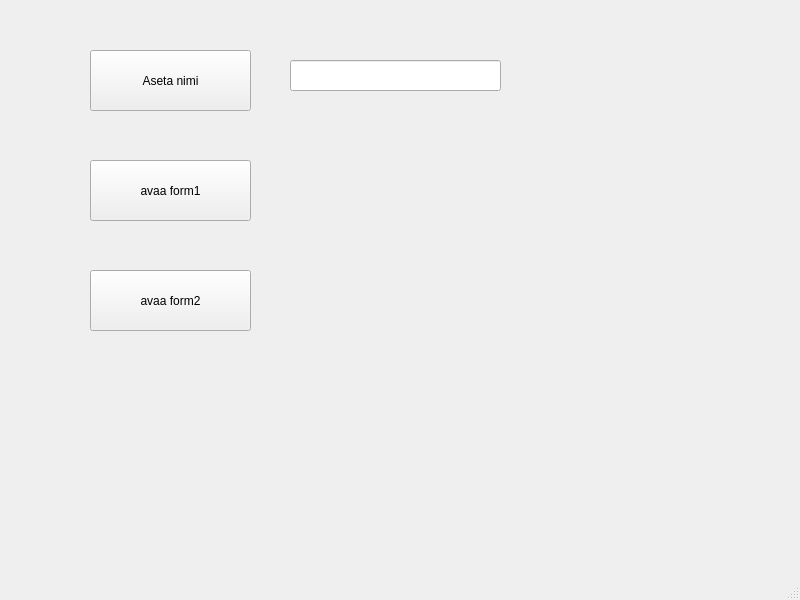
<?xml version="1.0" encoding="UTF-8"?>
<ui version="4.0">
 <class>MainWindow</class>
 <widget class="QMainWindow" name="MainWindow">
  <property name="geometry">
   <rect>
    <x>0</x>
    <y>0</y>
    <width>800</width>
    <height>600</height>
   </rect>
  </property>
  <property name="windowTitle">
   <string>MainWindow</string>
  </property>
  <widget class="QWidget" name="centralwidget">
   <widget class="QPushButton" name="btnOpenForm1">
    <property name="geometry">
     <rect>
      <x>90</x>
      <y>160</y>
      <width>161</width>
      <height>61</height>
     </rect>
    </property>
    <property name="text">
     <string>avaa form1</string>
    </property>
   </widget>
   <widget class="QPushButton" name="btnOpenForm2">
    <property name="geometry">
     <rect>
      <x>90</x>
      <y>270</y>
      <width>161</width>
      <height>61</height>
     </rect>
    </property>
    <property name="text">
     <string>avaa form2</string>
    </property>
   </widget>
   <widget class="QPushButton" name="btnSetName">
    <property name="geometry">
     <rect>
      <x>90</x>
      <y>50</y>
      <width>161</width>
      <height>61</height>
     </rect>
    </property>
    <property name="text">
     <string>Aseta nimi</string>
    </property>
   </widget>
   <widget class="QLineEdit" name="textName">
    <property name="geometry">
     <rect>
      <x>290</x>
      <y>60</y>
      <width>211</width>
      <height>31</height>
     </rect>
    </property>
   </widget>
  </widget>
  <widget class="QMenuBar" name="menubar">
   <property name="geometry">
    <rect>
     <x>0</x>
     <y>0</y>
     <width>800</width>
     <height>25</height>
    </rect>
   </property>
  </widget>
  <widget class="QStatusBar" name="statusbar"/>
 </widget>
 <resources/>
 <connections/>
</ui>
